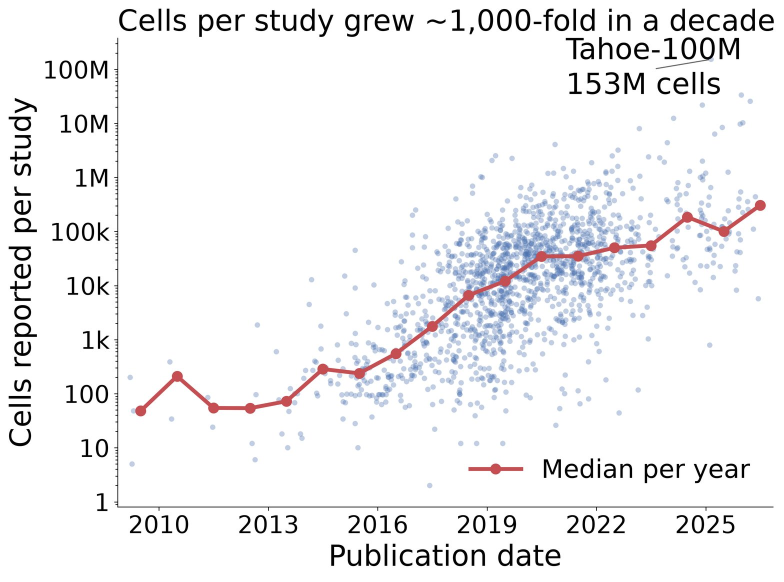
#> input picture reference/slide02_a.png, 1568 x 1163 px (shown at 1/2 size)
$ python check_slide02_a.py
#> lines starting #> are read from the running program, lines starting #| are printed output that depends on the picture; after the words box and inside, x2 and y2 are one past the last pixel; in counts of white or black regions, pixels touching at a corner belong together
"""Check the existing slide 2 panel (cells per study) against the database.

The existing panel is an image, so its yearly medians cannot be read directly.
Instead this script finds the red median markers in reference/slide02_a.png
(the full-resolution image embedded in the deck) and tests whether their pixel
positions are an exact linear map of the medians computed from the database
(log10 cells vs. pixel row, mid-year vs. pixel column). 18 points and 2 free
parameters per axis, so a near-zero residual means the same medians.

Run after data/make_processed.py and figures/fig02a_cells_per_study.py.
No randomness, so no seed.
"""

from pathlib import Path

import matplotlib.image as mpimg
import numpy as np
import pandas as pd

ROOT = Path(__file__).resolve().parents[1]
RED = np.array([196, 78, 82]) / 255   # median line colour in the existing panel
RADIUS = 8                            # erosion radius (px): removes the line, keeps markers
LEGEND_BOX = (900, 880)               # ignore the legend marker (x > 900 and y > 880)

img = mpimg.imread(ROOT / "reference" / "slide02_a.png")[..., :3]
#> img is the input picture: shape (1163, 1568, 3) float32; mean R, G, B 0.948, 0.947, 0.953
red = np.abs(img - RED).sum(axis=2) < 0.25
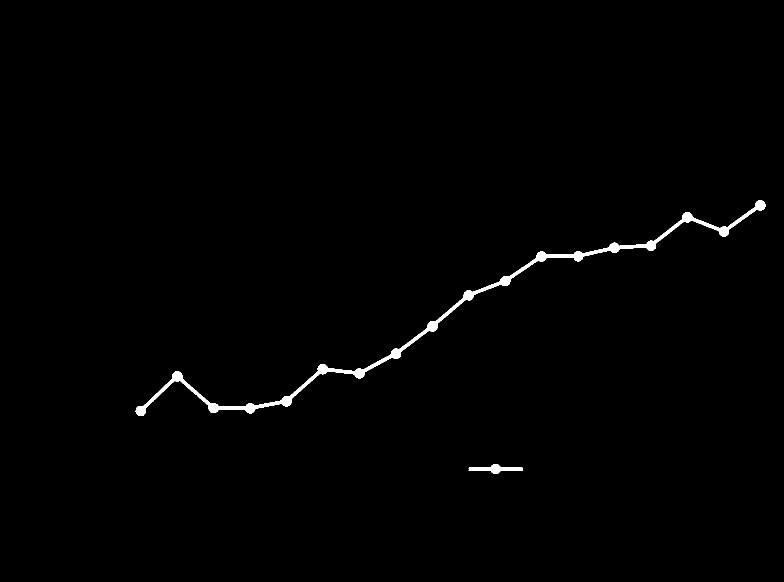
#> red: shape (1163, 1568) bool (shown at 1/2 size); 0.78% white; 2 white regions, box (x1, y1, x2, y2) and area: (271, 400, 1531, 832) 13351, (937, 928, 1046, 948) 929
ys, xs = np.indices(red.shape)
red &= ~((xs > LEGEND_BOX[0]) & (ys > LEGEND_BOX[1]))
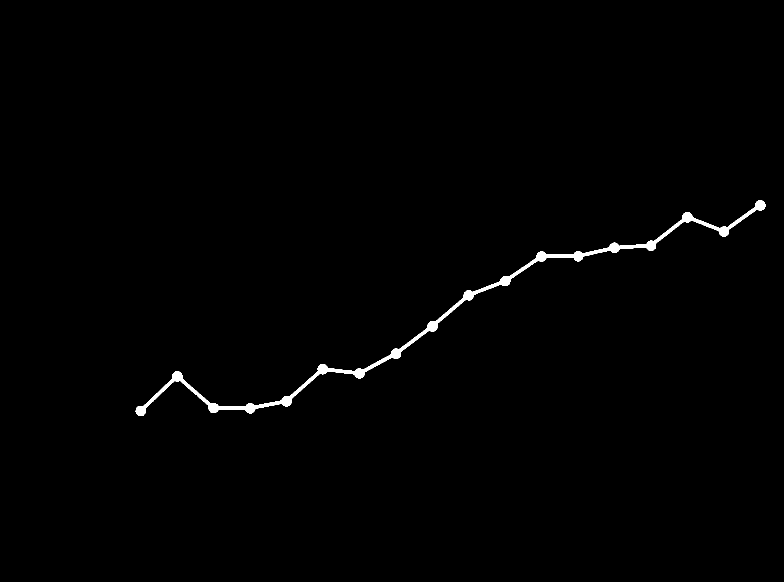
#> red: shape (1163, 1568) bool (shown at 1/2 size); 0.73% white; 1 white region, box (x1, y1, x2, y2) and area: (271, 400, 1531, 832) 13351

core = red.copy()
for dy in range(-RADIUS, RADIUS + 1):
    for dx in range(-RADIUS, RADIUS + 1):
        if dx * dx + dy * dy <= RADIUS * RADIUS:
            core &= np.roll(np.roll(red, dy, axis=0), dx, axis=1)
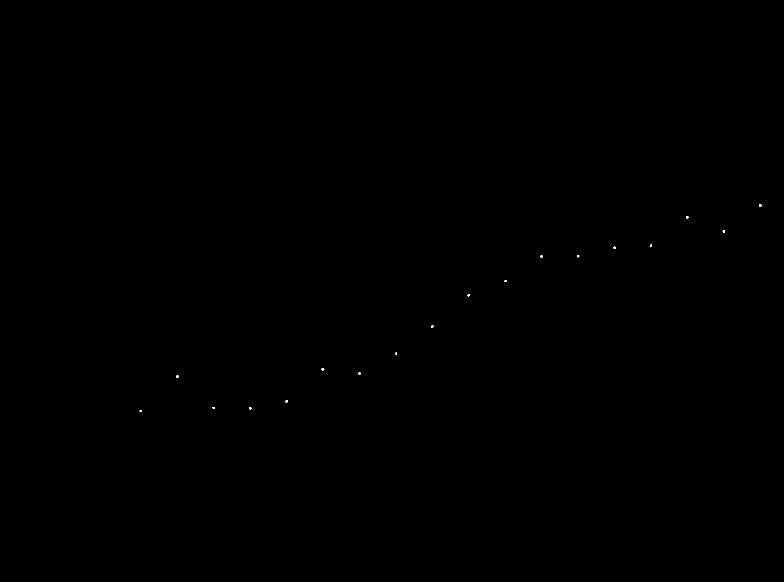
#> core: shape (1163, 1568) bool (shown at 1/2 size); 0.02% white; 18 white regions (12 under 20 px), largest, box (x1, y1, x2, y2) and area: (643, 736, 649, 741) 22, (1518, 408, 1523, 413) 21, (352, 750, 357, 755) 21, (570, 800, 576, 805) 21, (498, 814, 503, 819) 21, (1373, 432, 1378, 437) 20

cols = np.flatnonzero(core.any(axis=0))
#> cols = 91 values from 279 to 1522
groups = np.split(cols, np.flatnonzero(np.diff(cols) > 5) + 1)
#> groups = 18 items, first 6: [279, 280, 281, 282, 283], [352, 353, 354, 355, 356], [425, 426, 427, 428, 429], [498, 499, 500, 501, 502], [570, 571, 572, 573, 574, 575], [643, 644, 645, 646, 647, 648]
markers = []
for g in groups:
    sub = core[:, g[0]:g[-1] + 1]
    yy, xx = np.nonzero(sub)
    markers.append((xx.mean() + g[0], yy.mean()))
#> this loop made 18 passes
#> g on passes 1, 2, 4, 5, 6, 7, 8, 9, 11, 12, 14, 15: [279, 280, 281, 282, 283], [352, 353, 354, 355, 356], [498, 499, 500, 501, 502], [570, 571, 572, 573, 574, 575], [643, 644, 645, 646, 647, 648], [716, 717, 718, 719, 720], [790, 791, 792, 793], [862, 863, 864, 865, 866], [1008, 1009, 1010, 1011, 1012], [1081, 1082, 1083, 1084, 1085], [1226, 1227, 1228, 1229, 1230, 1231], [1300, 1301, 1302, 1303]
#> (g, xx) on passes 3, 10, 13: ([425, 426, 427, 428, 429], [0, 1, 2, 3, 0, 1, 2, 3, 4, 0, 1, 2, 3, 1, 2, 3]), ([935, 936, 937, 938, 939], [1, 2, 3, 4, 0, 1, 2, 3, 4, 0, 1, 2, 3, 1, 2]), ([1154, 1155, 1156, 1157, 1158], [1, 2, 1, 2, 3, 4, 0, 1, 2, 3, 4, 1, 2, 3, 1, 2])
#> after the loop, markers = 18 items, first 6: (281.1, 821.4), (354.1, 752.3), (426.8, 815.4), (500, 816), (572.6, 802.1), (645.1, 738)
markers = pd.DataFrame(markers, columns=["px_x", "px_y"]).sort_values("px_x").reset_index(drop=True)
#> markers = table of 18 rows and 2 columns

#> (the run stopped early here; a loop or call above may not have finished)

$ run again, with reference/UMAP_scanpy_pbmc3k.png copied over reference/slide02_a.png
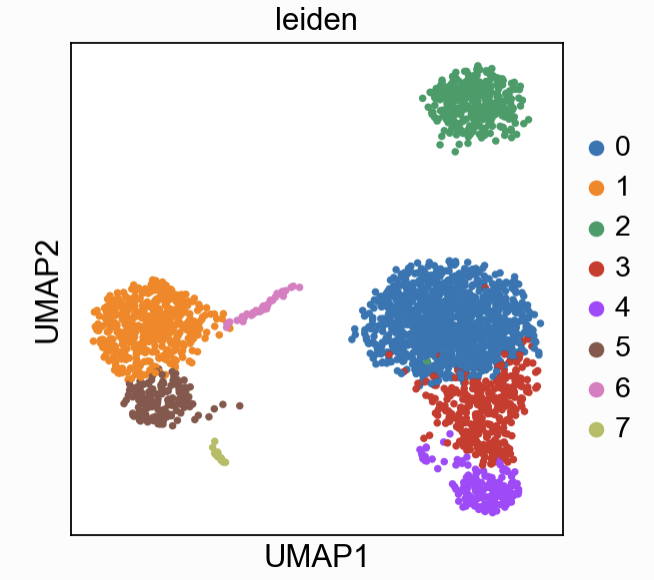
#> input picture reference/UMAP_scanpy_pbmc3k.png, 654 x 580 px
#> `red = np.abs(img - RED).sum(axis=2) < 0.25`:
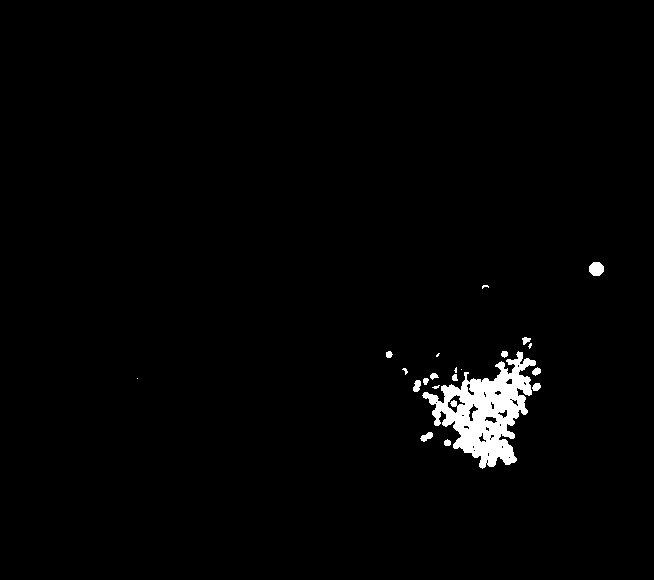
#> red: shape (580, 654) bool; 1.8% white; 21 white regions (7 under 20 px), largest, box (x1, y1, x2, y2) and area: (422, 351, 536, 469) 5891, (589, 262, 604, 276) 170, (420, 432, 433, 442) 76
#> cols = [466, 467, 468, 469, 470, 471, 478, 501, 502]
#> groups = [[466, 467, 468, 469, 470, 471], [478], [501, 502]]
#> the loop `for g in groups:` made 3 passes
#> (g, yy, xx) on passes 2 to 3: ([478], [426], [0]), ([501, 502], [401, 402, 402, 403], [1, 0, 1, 0])
#> after the loop `for g in groups:`: markers = [(468.8, 437.9), (478, 426), (501.5, 402)]
#> `markers = pd.DataFrame(markers, columns=["px_x", "px_y"]).sort_values(..`: markers = table of 3 rows and 2 columns
